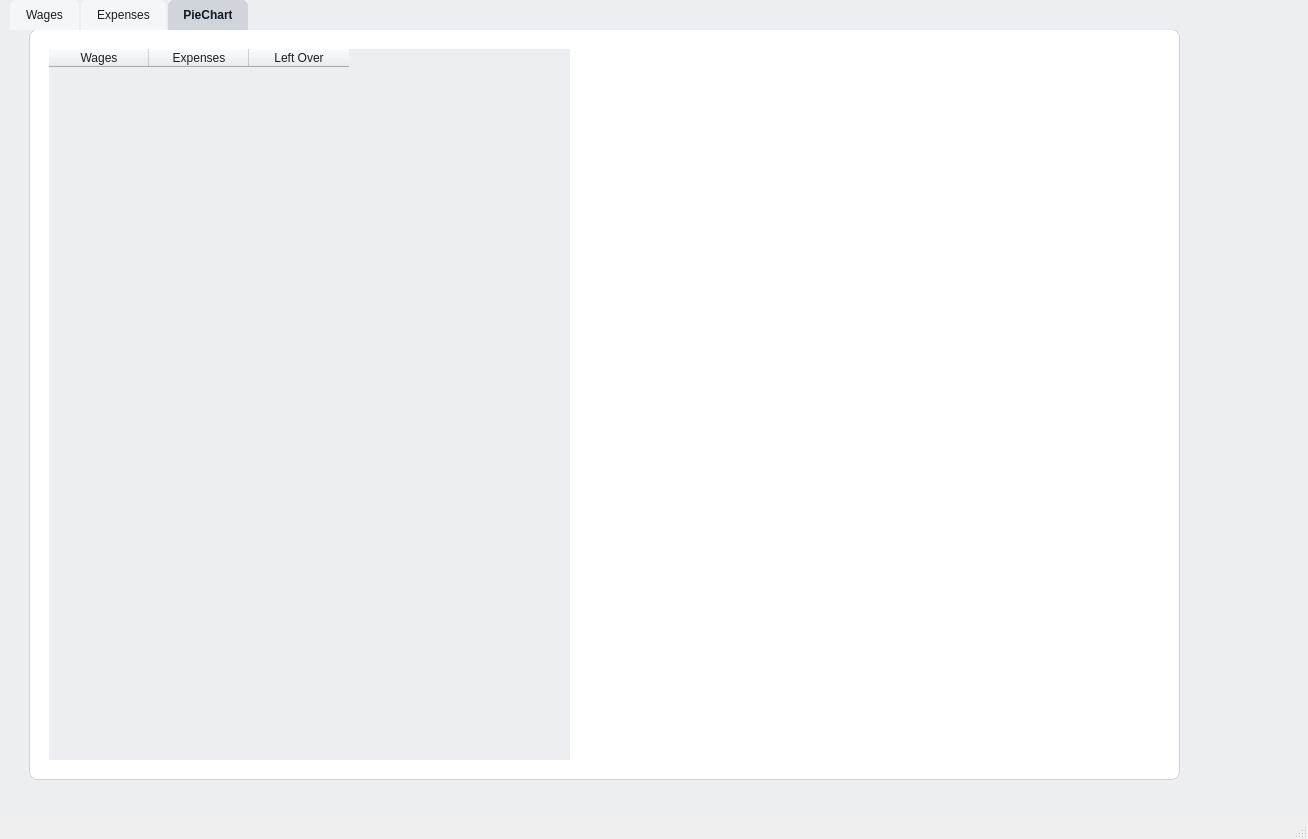
<?xml version="1.0" encoding="UTF-8"?>
<ui version="4.0">
 <class>MainWindow</class>
 <widget class="QMainWindow" name="MainWindow">
  <property name="geometry">
   <rect>
    <x>0</x>
    <y>0</y>
    <width>1308</width>
    <height>839</height>
   </rect>
  </property>
  <property name="windowTitle">
   <string>MainWindow</string>
  </property>
  <property name="windowIcon">
   <iconset resource="resources.qrc">
    <normaloff>:/icons/images/pink_pig.png</normaloff>:/icons/images/pink_pig.png</iconset>
  </property>
  <property name="autoFillBackground">
   <bool>false</bool>
  </property>
  <widget class="QWidget" name="centralwidget">
   <property name="sizePolicy">
    <sizepolicy hsizetype="Expanding" vsizetype="Expanding">
     <horstretch>0</horstretch>
     <verstretch>0</verstretch>
    </sizepolicy>
   </property>
   <property name="styleSheet">
    <string notr="true">background-color: #ECEEF1;
color: #1E1E1E;</string>
   </property>
   <widget class="QTabWidget" name="tabWidget">
    <property name="geometry">
     <rect>
      <x>10</x>
      <y>0</y>
      <width>1291</width>
      <height>811</height>
     </rect>
    </property>
    <property name="styleSheet">
     <string notr="true">QTabWidget::pane {
    border: none;
}

QTabBar::tab {
    background: #F5F6F8;
    color: #1E1E1E;
    padding: 8px 16px;
    border-top-left-radius: 6px;
    border-top-right-radius: 6px;
    margin-right: 2px;
}

QTabBar::tab:hover {
    background: #E5E7EB;
}

QTabBar::tab:selected {
    background: #D1D5DB;     /* Darker active tab */
    color: #111827;
    font-weight: 600;
}</string>
    </property>
    <property name="currentIndex">
     <number>2</number>
    </property>
    <widget class="QWidget" name="moneytab">
     <attribute name="title">
      <string>Wages</string>
     </attribute>
     <widget class="QTableWidget" name="wagesTable">
      <property name="geometry">
       <rect>
        <x>270</x>
        <y>50</y>
        <width>301</width>
        <height>191</height>
       </rect>
      </property>
      <property name="alternatingRowColors">
       <bool>true</bool>
      </property>
      <property name="selectionBehavior">
       <enum>QAbstractItemView::SelectionBehavior::SelectRows</enum>
      </property>
      <property name="gridStyle">
       <enum>Qt::PenStyle::SolidLine</enum>
      </property>
      <column>
       <property name="text">
        <string>Date</string>
       </property>
      </column>
      <column>
       <property name="text">
        <string>Name</string>
       </property>
      </column>
      <column>
       <property name="text">
        <string>Amount</string>
       </property>
      </column>
     </widget>
     <widget class="QPushButton" name="deleteWageButton">
      <property name="geometry">
       <rect>
        <x>270</x>
        <y>260</y>
        <width>131</width>
        <height>41</height>
       </rect>
      </property>
      <property name="font">
       <font>
        <bold>true</bold>
       </font>
      </property>
      <property name="mouseTracking">
       <bool>false</bool>
      </property>
      <property name="text">
       <string>Delete Selected</string>
      </property>
      <property name="default">
       <bool>false</bool>
      </property>
     </widget>
     <widget class="QFrame" name="wagesFrame">
      <property name="geometry">
       <rect>
        <x>10</x>
        <y>30</y>
        <width>591</width>
        <height>291</height>
       </rect>
      </property>
      <property name="styleSheet">
       <string notr="true">background-color: #FFFFFF;
border-radius: 8px;
border: 1px solid #D0D3D8;</string>
      </property>
      <property name="frameShape">
       <enum>QFrame::Shape::StyledPanel</enum>
      </property>
      <property name="frameShadow">
       <enum>QFrame::Shadow::Raised</enum>
      </property>
      <widget class="QPushButton" name="wagesAddButton">
       <property name="geometry">
        <rect>
         <x>30</x>
         <y>190</y>
         <width>71</width>
         <height>31</height>
        </rect>
       </property>
       <property name="font">
        <font>
         <bold>true</bold>
        </font>
       </property>
       <property name="styleSheet">
        <string notr="true">QPushButton {
    background-color: #FFFFFF;
    border: 1px solid #D0D3D8;
    border-radius: 6px;
    padding: 6px 14px;
    color: #1E1E1E;
}

QPushButton:hover {
    border: 1px solid #3B82F6;
    background-color: #F0F7FF;
}

QPushButton:pressed {
    background-color: #E0ECFF;
}</string>
       </property>
       <property name="text">
        <string>ADD</string>
       </property>
      </widget>
      <widget class="QLabel" name="label">
       <property name="geometry">
        <rect>
         <x>50</x>
         <y>20</y>
         <width>171</width>
         <height>41</height>
        </rect>
       </property>
       <property name="font">
        <font>
         <pointsize>16</pointsize>
         <bold>true</bold>
        </font>
       </property>
       <property name="styleSheet">
        <string notr="true">QLabel {
    border: none;
    background: transparent;
}</string>
       </property>
       <property name="frameShape">
        <enum>QFrame::Shape::NoFrame</enum>
       </property>
       <property name="frameShadow">
        <enum>QFrame::Shadow::Plain</enum>
       </property>
       <property name="text">
        <string>  Monthly Pay:</string>
       </property>
      </widget>
      <widget class="QLabel" name="label_8">
       <property name="geometry">
        <rect>
         <x>30</x>
         <y>110</y>
         <width>71</width>
         <height>31</height>
        </rect>
       </property>
       <property name="text">
        <string> Amount:</string>
       </property>
      </widget>
      <widget class="QLineEdit" name="wagesLine1">
       <property name="geometry">
        <rect>
         <x>100</x>
         <y>70</y>
         <width>151</width>
         <height>31</height>
        </rect>
       </property>
       <property name="styleSheet">
        <string notr="true">background-color: #ECEEF1;
color: #1E1E1E;</string>
       </property>
       <property name="frame">
        <bool>true</bool>
       </property>
       <property name="echoMode">
        <enum>QLineEdit::EchoMode::Normal</enum>
       </property>
       <property name="clearButtonEnabled">
        <bool>false</bool>
       </property>
      </widget>
      <widget class="QLineEdit" name="wagesLine2">
       <property name="enabled">
        <bool>true</bool>
       </property>
       <property name="geometry">
        <rect>
         <x>100</x>
         <y>110</y>
         <width>151</width>
         <height>31</height>
        </rect>
       </property>
       <property name="styleSheet">
        <string notr="true">background-color: #ECEEF1;
color: #1E1E1E;</string>
       </property>
       <property name="readOnly">
        <bool>false</bool>
       </property>
      </widget>
      <widget class="QLabel" name="label_9">
       <property name="geometry">
        <rect>
         <x>30</x>
         <y>70</y>
         <width>71</width>
         <height>31</height>
        </rect>
       </property>
       <property name="text">
        <string>  Name:</string>
       </property>
      </widget>
      <widget class="QDateEdit" name="dateEdit_2">
       <property name="geometry">
        <rect>
         <x>150</x>
         <y>290</y>
         <width>221</width>
         <height>31</height>
        </rect>
       </property>
       <property name="styleSheet">
        <string notr="true">background-color: #FFFFFF;
color: #1E1E1E;</string>
       </property>
       <property name="calendarPopup">
        <bool>true</bool>
       </property>
      </widget>
      <widget class="QDateEdit" name="dateWages">
       <property name="geometry">
        <rect>
         <x>30</x>
         <y>150</y>
         <width>221</width>
         <height>31</height>
        </rect>
       </property>
       <property name="styleSheet">
        <string notr="true">background-color: #FFFFFF;
color: #1E1E1E;</string>
       </property>
       <property name="dateTime">
        <datetime>
         <hour>0</hour>
         <minute>0</minute>
         <second>0</second>
         <year>2025</year>
         <month>1</month>
         <day>1</day>
        </datetime>
       </property>
       <property name="maximumDateTime">
        <datetime>
         <hour>23</hour>
         <minute>59</minute>
         <second>59</second>
         <year>9999</year>
         <month>12</month>
         <day>2</day>
        </datetime>
       </property>
       <property name="displayFormat">
        <string>MM/dd/yyyy</string>
       </property>
       <property name="calendarPopup">
        <bool>true</bool>
       </property>
      </widget>
      <zorder>label</zorder>
      <zorder>label_8</zorder>
      <zorder>wagesLine1</zorder>
      <zorder>wagesLine2</zorder>
      <zorder>label_9</zorder>
      <zorder>wagesAddButton</zorder>
      <zorder>dateEdit_2</zorder>
      <zorder>dateWages</zorder>
     </widget>
     <zorder>wagesFrame</zorder>
     <zorder>wagesTable</zorder>
     <zorder>deleteWageButton</zorder>
    </widget>
    <widget class="QWidget" name="expenseTab">
     <attribute name="title">
      <string>Expenses</string>
     </attribute>
     <widget class="QPushButton" name="deleteExpenseButton">
      <property name="geometry">
       <rect>
        <x>270</x>
        <y>360</y>
        <width>121</width>
        <height>41</height>
       </rect>
      </property>
      <property name="font">
       <font>
        <bold>true</bold>
       </font>
      </property>
      <property name="text">
       <string>Delete Selected</string>
      </property>
     </widget>
     <widget class="QTableWidget" name="tableWidget">
      <property name="geometry">
       <rect>
        <x>270</x>
        <y>40</y>
        <width>401</width>
        <height>301</height>
       </rect>
      </property>
      <property name="selectionBehavior">
       <enum>QAbstractItemView::SelectionBehavior::SelectRows</enum>
      </property>
      <property name="columnCount">
       <number>4</number>
      </property>
      <column>
       <property name="text">
        <string>Date</string>
       </property>
      </column>
      <column>
       <property name="text">
        <string>Name</string>
       </property>
      </column>
      <column>
       <property name="text">
        <string>Amount</string>
       </property>
      </column>
      <column>
       <property name="text">
        <string>Categorie</string>
       </property>
      </column>
     </widget>
     <widget class="QFrame" name="wagesFrame_2">
      <property name="geometry">
       <rect>
        <x>10</x>
        <y>20</y>
        <width>691</width>
        <height>411</height>
       </rect>
      </property>
      <property name="styleSheet">
       <string notr="true">background-color: #FFFFFF;
border-radius: 8px;
border: 1px solid #D0D3D8;</string>
      </property>
      <property name="frameShape">
       <enum>QFrame::Shape::StyledPanel</enum>
      </property>
      <property name="frameShadow">
       <enum>QFrame::Shadow::Raised</enum>
      </property>
      <widget class="QPushButton" name="expensesAddButton_clicked">
       <property name="geometry">
        <rect>
         <x>140</x>
         <y>230</y>
         <width>101</width>
         <height>31</height>
        </rect>
       </property>
       <property name="font">
        <font>
         <bold>true</bold>
        </font>
       </property>
       <property name="styleSheet">
        <string notr="true">QPushButton {
    background-color: #FFFFFF;
    border: 1px solid #D0D3D8;
    border-radius: 6px;
    padding: 6px 14px;
    color: #1E1E1E;
}

QPushButton:hover {
    border: 1px solid #3B82F6;
    background-color: #F0F7FF;
}

QPushButton:pressed {
    background-color: #E0ECFF;
}</string>
       </property>
       <property name="text">
        <string>ADD</string>
       </property>
      </widget>
      <widget class="QLineEdit" name="lineEdit_4">
       <property name="enabled">
        <bool>true</bool>
       </property>
       <property name="geometry">
        <rect>
         <x>100</x>
         <y>110</y>
         <width>151</width>
         <height>31</height>
        </rect>
       </property>
       <property name="styleSheet">
        <string notr="true">background-color: #ECEEF1;
color: #1E1E1E;</string>
       </property>
       <property name="readOnly">
        <bool>false</bool>
       </property>
      </widget>
      <widget class="QLabel" name="label_5">
       <property name="geometry">
        <rect>
         <x>30</x>
         <y>110</y>
         <width>71</width>
         <height>31</height>
        </rect>
       </property>
       <property name="text">
        <string> Amount:</string>
       </property>
      </widget>
      <widget class="QLabel" name="label_4">
       <property name="geometry">
        <rect>
         <x>30</x>
         <y>70</y>
         <width>71</width>
         <height>31</height>
        </rect>
       </property>
       <property name="text">
        <string>  Name:</string>
       </property>
      </widget>
      <widget class="QLineEdit" name="txtFirstNum_2">
       <property name="geometry">
        <rect>
         <x>100</x>
         <y>70</y>
         <width>151</width>
         <height>31</height>
        </rect>
       </property>
       <property name="styleSheet">
        <string notr="true">background-color: #ECEEF1;
color: #1E1E1E;</string>
       </property>
       <property name="frame">
        <bool>true</bool>
       </property>
       <property name="echoMode">
        <enum>QLineEdit::EchoMode::Normal</enum>
       </property>
       <property name="clearButtonEnabled">
        <bool>false</bool>
       </property>
      </widget>
      <widget class="QLabel" name="label_6">
       <property name="geometry">
        <rect>
         <x>30</x>
         <y>20</y>
         <width>221</width>
         <height>41</height>
        </rect>
       </property>
       <property name="font">
        <font>
         <pointsize>16</pointsize>
         <bold>true</bold>
        </font>
       </property>
       <property name="styleSheet">
        <string notr="true">QLabel {
    border: none;
    background: transparent;
}</string>
       </property>
       <property name="text">
        <string>  Monthly Expenses:</string>
       </property>
      </widget>
      <widget class="QComboBox" name="comboBox">
       <property name="geometry">
        <rect>
         <x>30</x>
         <y>190</y>
         <width>221</width>
         <height>31</height>
        </rect>
       </property>
       <property name="styleSheet">
        <string notr="true"/>
       </property>
       <item>
        <property name="text">
         <string>  Select Item</string>
        </property>
       </item>
       <item>
        <property name="text">
         <string>  Bills</string>
        </property>
       </item>
       <item>
        <property name="text">
         <string>  Fun</string>
        </property>
       </item>
       <item>
        <property name="text">
         <string>  Groceries</string>
        </property>
       </item>
       <item>
        <property name="text">
         <string>  Savings</string>
        </property>
       </item>
       <item>
        <property name="text">
         <string>  Subscriptions</string>
        </property>
       </item>
      </widget>
      <widget class="QDateEdit" name="dateEdit">
       <property name="geometry">
        <rect>
         <x>30</x>
         <y>150</y>
         <width>221</width>
         <height>31</height>
        </rect>
       </property>
       <property name="styleSheet">
        <string notr="true">background-color: #FFFFFF;
color: #1E1E1E;</string>
       </property>
       <property name="dateTime">
        <datetime>
         <hour>0</hour>
         <minute>0</minute>
         <second>0</second>
         <year>2025</year>
         <month>1</month>
         <day>2</day>
        </datetime>
       </property>
       <property name="displayFormat">
        <string>MM/dd/yyyy</string>
       </property>
       <property name="calendarPopup">
        <bool>true</bool>
       </property>
      </widget>
     </widget>
     <zorder>wagesFrame_2</zorder>
     <zorder>deleteExpenseButton</zorder>
     <zorder>tableWidget</zorder>
    </widget>
    <widget class="QWidget" name="budgetTab">
     <attribute name="title">
      <string>PieChart</string>
     </attribute>
     <widget class="QFrame" name="frame">
      <property name="geometry">
       <rect>
        <x>19</x>
        <y>-1</y>
        <width>1151</width>
        <height>751</height>
       </rect>
      </property>
      <property name="styleSheet">
       <string notr="true">background-color: #FFFFFF;
border-radius: 8px;
border: 1px solid #D0D3D8;</string>
      </property>
      <property name="frameShape">
       <enum>QFrame::Shape::StyledPanel</enum>
      </property>
      <property name="frameShadow">
       <enum>QFrame::Shadow::Raised</enum>
      </property>
      <widget class="QChartView" name="chartView" native="true">
       <property name="geometry">
        <rect>
         <x>570</x>
         <y>20</y>
         <width>561</width>
         <height>711</height>
        </rect>
       </property>
       <property name="sizePolicy">
        <sizepolicy hsizetype="Expanding" vsizetype="Expanding">
         <horstretch>0</horstretch>
         <verstretch>0</verstretch>
        </sizepolicy>
       </property>
       <property name="maximumSize">
        <size>
         <width>16777215</width>
         <height>16777215</height>
        </size>
       </property>
       <property name="styleSheet">
        <string notr="true">border-radius: 0px;
border: 0px solid #D0D3D8;</string>
       </property>
      </widget>
      <widget class="QTableWidget" name="tableBudget">
       <property name="geometry">
        <rect>
         <x>20</x>
         <y>20</y>
         <width>521</width>
         <height>711</height>
        </rect>
       </property>
       <property name="styleSheet">
        <string notr="true">background-color: #ECEEF1;
color: #1E1E1E;
border-radius: 0px;
border: 0px solid #D0D3D8;</string>
       </property>
       <property name="frameShadow">
        <enum>QFrame::Shadow::Sunken</enum>
       </property>
       <column>
        <property name="text">
         <string>Wages</string>
        </property>
       </column>
       <column>
        <property name="text">
         <string>Expenses</string>
        </property>
       </column>
       <column>
        <property name="text">
         <string>Left Over</string>
        </property>
       </column>
      </widget>
     </widget>
    </widget>
   </widget>
  </widget>
  <widget class="QStatusBar" name="statusbar"/>
 </widget>
 <customwidgets>
  <customwidget>
   <class>QChartView</class>
   <extends>QWidget</extends>
   <header>QtCharts/QChartView</header>
   <container>1</container>
  </customwidget>
 </customwidgets>
 <resources>
  <include location="resources.qrc"/>
 </resources>
 <connections/>
</ui>
